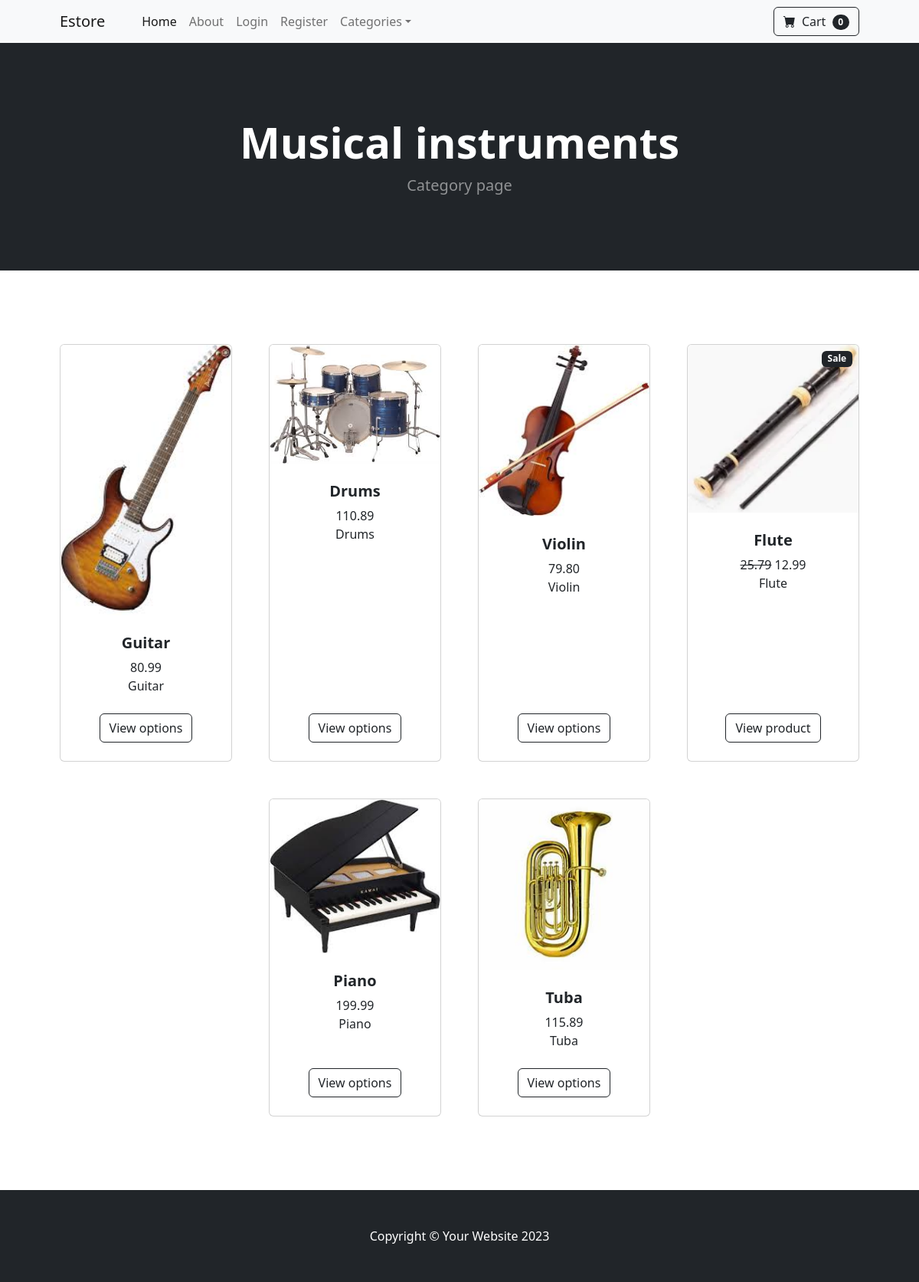
Page /category/Musical instruments/ on the committed database.
### Estore/models.py (models this page shows, shortened)
class Category(models.Model):
    name = models.CharField(max_length=50)
    def __str__(self):
        return self.name
    class Meta:
        verbose_name_plural = 'Categories'

class Product(models.Model):
    name = models.CharField(max_length=100)
    price = models.DecimalField(default=0, decimal_places=2, max_digits=7)
    category = models.ForeignKey(Category,on_delete=models.CASCADE,default = 1)
    description = models.CharField(max_length=1000,default = '',blank=True, null=True)
    image = models.ImageField(upload_to='upload/product/')
    is_sale = models.BooleanField(default = False)
    sale_price = models.DecimalField(default = 0 ,decimal_places= 2, max_digits=7)

### Estore/views.py (the view)
# urls.py: path('category/<str:nm>/',views.category, name="category"),
def category(request,nm):
    nm = nm.replace('-',' ')
    try:
        category = Category.objects.get(name = nm)
        products =Product.objects.filter(category  = category)
        return render(request, 'category.html',{'category':category, 'products':products})
    except:
        messages.error(request,('This category does not exist'))
        return redirect('home')

### cart/cart.py (called while the page is built)
    def __len__(self):#returns the length of the cart
        return len(self.cart)

### cart/context_processor.py (called while the page is built)
def cart(request):
    return {'cart': Cart(request)}

### Estore/templates/category.html
{% extends 'base.html' %}
{% block content %}
        <header class="bg-dark py-5">
            <div class="container px-4 px-lg-5 my-5">
                <div class="text-center text-white">
                    <h1 class="display-4 fw-bolder">{{ category }}</h1>
                    <p class="lead fw-normal text-white-50 mb-0">Category page</p>
                </div>
            </div>
        </header>
        <section class="py-5">
            <div class="container px-4 px-lg-5 mt-5">
                <div class="row gx-4 gx-lg-5 row-cols-2 row-cols-md-3 row-cols-xl-4 justify-content-center">
                    {% for product in products %}
                        {% if product.is_sale %}
                        <div class="col mb-5">
                            <div class="card h-100">
                                <div class="badge bg-dark text-white position-absolute" style="top: 0.5rem; right: 0.5rem">Sale</div>
                                <img class="card-img-top" src="{{product.image.url}}" alt="..." />
                                <div class="card-body p-4">
                                    <div class="text-center">
                                        <h5 class="fw-bolder">{{product.name}}</h5>
                                        <strike>{{product.price}}</strike>
                                        {{product.sale_price}}
                                        <br/>
                                        {{product.description}}
                                    </div>
                                </div>
                                <div class="card-footer p-4 pt-0 border-top-0 bg-transparent">
                                    <div class="text-center"><a class="btn btn-outline-dark mt-auto" href="{% url 'product' product.id %}">View product</a></div>
                                </div>
                            </div>
                        </div>
                        {% else %}
                        <div class="col mb-5">
                            <div class="card h-100">
                                <img class="card-img-top" src="{{product.image.url}}" alt="..." />
                                <div class="card-body p-4">
                                    <div class="text-center">
                                        <h5 class="fw-bolder">{{product.name}}</h5>
                                        {{product.price}}
                                        <br/>
                                        {{product.description}}
                                    </div>
                                </div>
                                <div class="card-footer p-4 pt-0 border-top-0 bg-transparent">
                                    <div class="text-center"><a class="btn btn-outline-dark mt-auto" href="{% url 'product' product.id %}">View options</a></div>
                                </div>
                            </div>
                        </div>
                        {% endif %}
                    {% endfor %}
                </div>
            </div>
        </section>
{% endblock %}

### rows in the picture
Category: name "Musical instruments"
Product: image (picture), name "Guitar", price "80.99", description "Guitar"
Product: image (picture), name "Drums", price "110.89", description "Drums"
Product: image (picture), name "Violin", price "79.80", description "Violin"
Product: image (picture), name "Flute", price "25.79", sale_price "12.99", description "Flute"
Product: image (picture), name "Piano", price "199.99", description "Piano"
Product: image (picture), name "Tuba", price "115.89", description "Tuba"

### other values in the picture
{{ cart|length }} "0"
